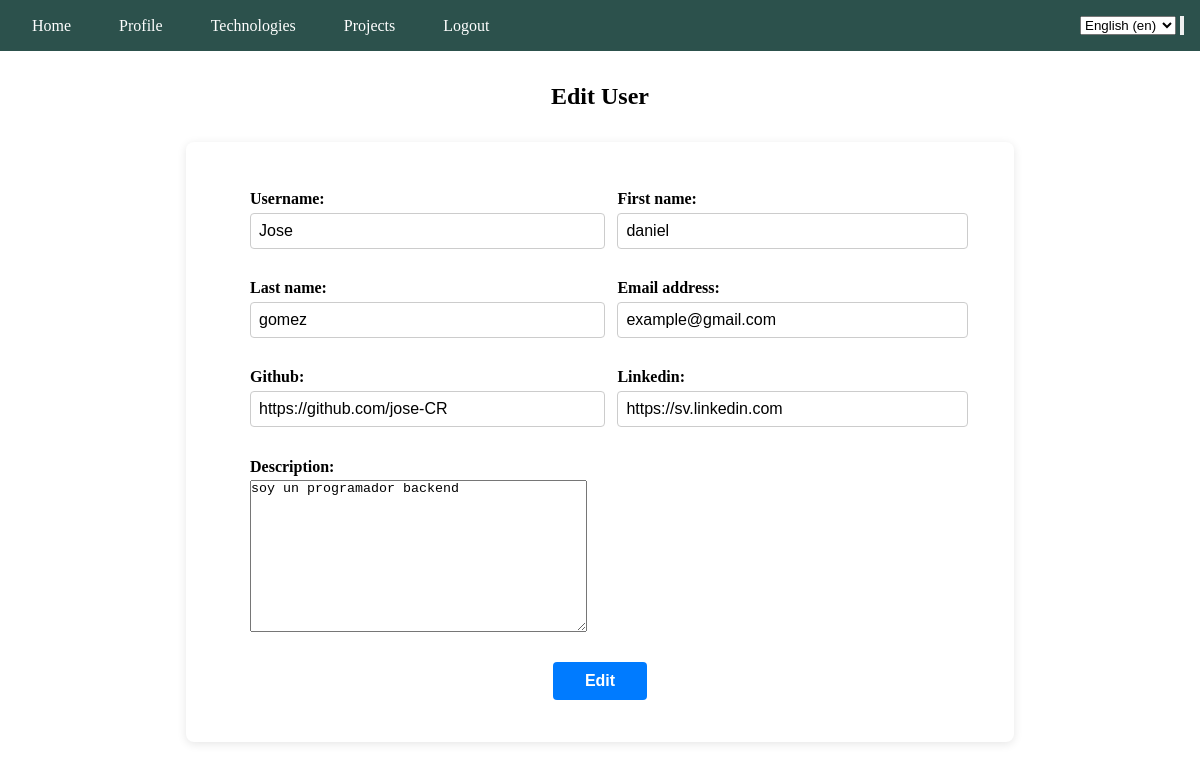
The app's page /profile/edit/1 (signed in) with its own data.
### home/models.py (models this page shows)
class UserProfile(AbstractUser):
    description = CKEditor5Field('Description', config_name='default', blank=True, null=True)
    github = models.URLField(max_length=200, blank=True, null=True)
    linkedin = models.URLField(max_length=200, blank=True, null=True)

### home/services/user_profile.py (the view, shortened to what this page needs)
# urls.py: path('profile/edit/<int:pk>', ProfileUpdateView.as_view() , name="profile_edit"),
class ProfileUpdateView(UpdateView):
    model = UserProfile
    form_class = CustomUserChangeForm
    template_name = 'profile/profile_edit.html'
    success_url = reverse_lazy('profile')
    def get_object(self, queryset=None):
        user_id = int(self.kwargs.get('pk'))
        if self.request.user.id == user_id:
            return self.request.user
        raise Http404("No puedes editar otro usuario.")
    def get_context_data(self, **kwargs):
        context = super().get_context_data(**kwargs)
        context['title'] = _('Edit User')
        context['contents'] = ['username', 'first_name', 'last_name', 'email', 'github', 'linkedin', 'description']
        context['content_button'] = _('Edit')
        return context

### home/forms.py
class CustomUserChangeForm(UserChangeForm):
    password = None
    class Meta:
        model = UserProfile
        fields = [
            'username', 'first_name', 'last_name', 'email', 'description', 'github', 'linkedin'
        ]

### home/templatetags/components.py (called while the page is built)
@register.inclusion_tag('components/form.html')
def r_form(form, title, contents, content_button, name=None, href=None, href_text=None):
    if isinstance(contents, str):
        contents = [campo.strip() for campo in contents.split(',')]
    campos = {field: form[field] for field in contents}
    return {
        'form': form,
        'title': title,
        'contents': campos,
        'content_button': content_button,
        'name': name,
        'href': href,
        'href_text': href_text
    }

### home/templates/profile/profile_edit.html (shortened to what this page needs)
{% extends 'layouts/app.html' %}
{% load static %}
{% load components %}
{% block static %}
    <link rel="stylesheet" href="{% static 'css/basic_styles.css' %}">
{% endblock %}
{% block content %}
{% r_form form title contents content_button %}
{% endblock %}

### home/templates/components/form.html (shortened to what this page needs)
<section class="content">
    <h2>{{title}}</h2>
    <div class="card">
        <form method="post" class="form-control">
            <div class="form-grid">
                {% for field_name, field in contents.items %}
                  <div class="form-group">
                      <div class="form-label">{{ field.label_tag }}</div>
                      <div class="form-input">{{ field }}</div>
                  </div>
                {% endfor %}
            </div>
            <div class="form-actions">
                <button type="submit" class="sub-button">{{ content_button }}</button>
            </div>
        </form>
    </div>
</section>

### home/static/css/base_app.css (style rules this page uses)
* { padding: 0; margin: 0; }
:root { --navbar-color: #2C514C; --tea-green: #C5EFCB; --pomp-and-power: #9F6BA0; --sky-blue: #82C0CC; --dark-purple: #2D1E2F; --link-hover-bg: rgba(255, 255, 255, 0.15); }

### home/static/css/basic_styles.css (style rules this page uses)
* { padding: 0; margin: 0; }
:root { --navbar-color: #2C514C; --tea-green: #C5EFCB; --pomp-and-power: #9F6BA0; --sky-blue: #82C0CC; --dark-purple: #2D1E2F; --link-hover-bg: rgba(255, 255, 255, 0.15); }
.content { display: flex; flex-direction: column; align-items: center; gap: 2rem; margin-top: 2rem; margin-bottom: 3rem; }
.card { padding: 2rem 4rem; background-color: #fff; box-shadow: 0 2px 10px rgba(0,0,0,0.1); border-radius: 8px; width: 100%; max-width: 700px; }
.form-group { columns: 2; }
.form-control { width: 100%; }
.form-grid { display: grid; grid-template-columns: repeat(2, 1fr); gap: 1.9rem; margin-top: 1rem; }
.form-group { display: flex; flex-direction: column; }
.form-label { font-weight: bold; margin-bottom: 0.3rem; text-wrap: pretty; }
.form-input input { width: 100%; padding: 0.5rem; border: 1px solid #ccc; border-radius: 4px; font-size: 1rem; transition: border-color 0.2s ease-in-out; }
.sub-button { background-color: var(--sky-blue); color: white; padding: 0.75rem 1.5rem; margin: 10px; font-size: 1rem; border: none; border-radius: 5px; cursor: pointer; font-weight: bold; transition: background-color 0.3s ease; text-decoration: none; }
.form-actions { display: flex; justify-content: center; gap: 1rem; margin-top: 1rem; flex-wrap: wrap; }
.form-actions .sub-button { text-align: center; padding: 0.6rem 2rem; font-size: 1rem; border: none; border-radius: 4px; background-color: #007bff; color: white; text-decoration: none; cursor: pointer; }

### records on screen
UserProfile: contents "Jose" "daniel" "gomez" "example@gmail.com" "https://github.com/jose-CR" "https://sv.linkedin.com" "soy un programador backend"

### other values on screen
{{ title }} "Edit User"
{{ field.label_tag }} "Username:" "First name:" "Last name:" "Email address:" "Github:" "Linkedin:" "Description:"
{{ content_button }} "Edit"
form field language "English (en)"
